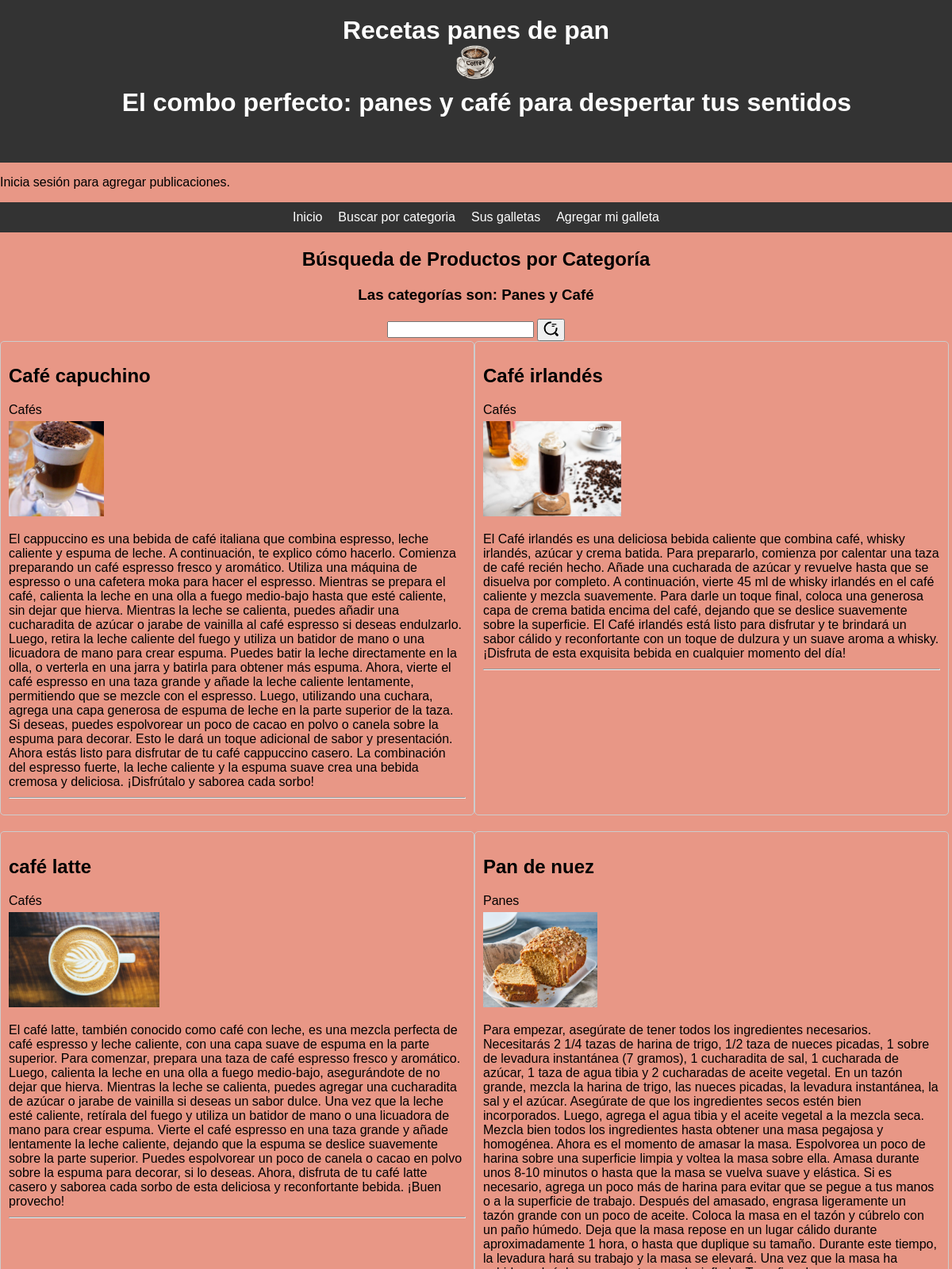
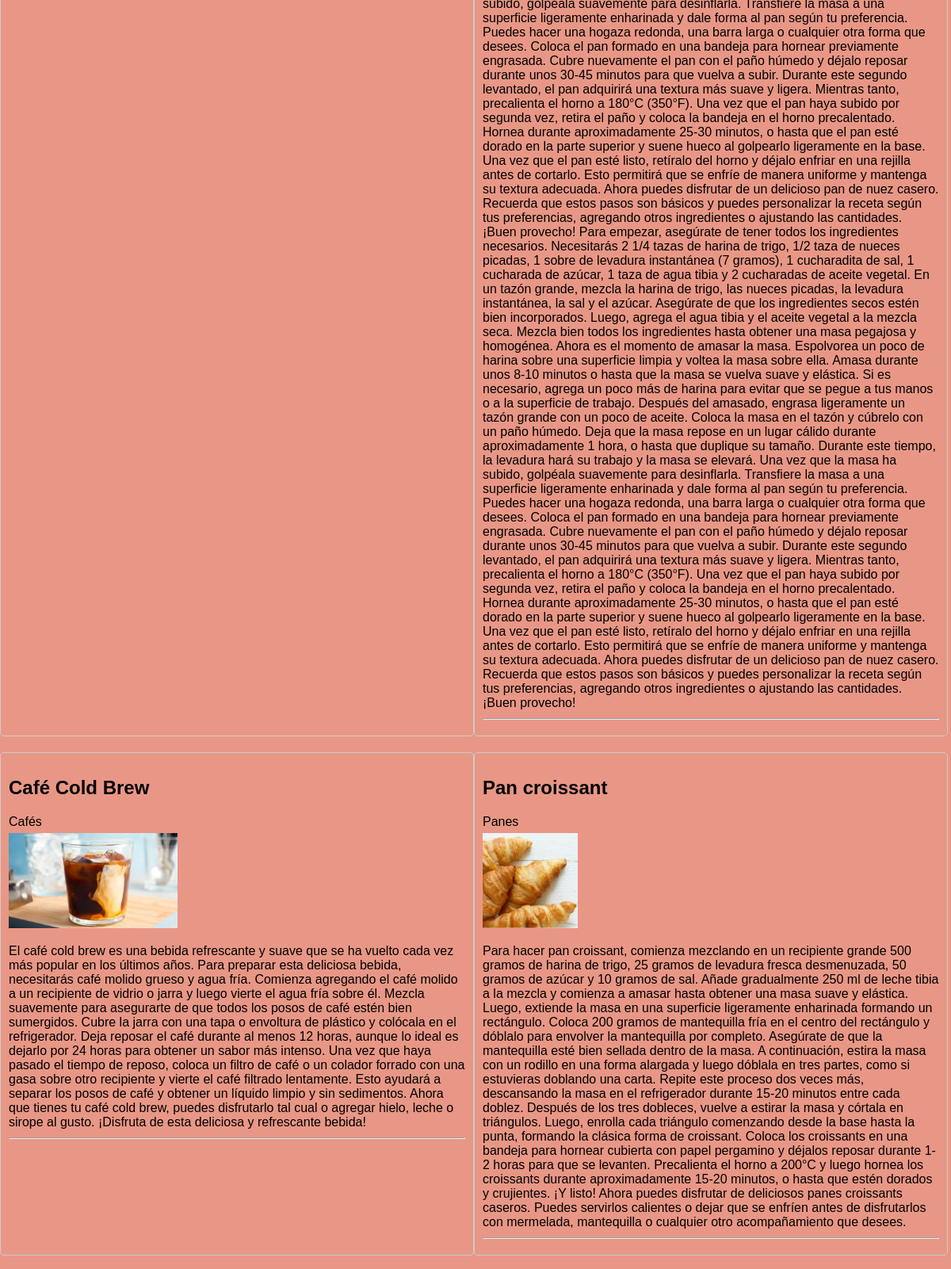
/buspan.php (upper part), run on the app's committed database (2 pictures, top to bottom).
### tables this page shows
CREATE TABLE `productos` (
  `idpu` int(255) NOT NULL,
  `id` int(255) NOT NULL,
  `nombre_usuario` longtext NOT NULL,
  `titulo` longtext NOT NULL,
  `categoria` longtext NOT NULL,
  `imagen` varchar(255) NOT NULL,
  `contenido` longtext NOT NULL
);

### buspan.php (the view, shortened to what this page needs)
<!DOCTYPE html>
<html>
<head>
    <link rel="stylesheet" type="text/css" href="styl.css">
</head>
<body>
<header>
<center><div id="logo-container">
<h1>Recetas panes de pan</h1><img src="cafe.gif" width="50" height="50" />
    <h1 id="slogan">&nbsp;&nbsp;&nbsp;El combo perfecto: panes y café para despertar tus sentidos</h1>
    <h1>&nbsp;&nbsp;&nbsp;&nbsp;&nbsp;&nbsp;&nbsp;&nbsp;</h1>
</div></center>
  </header>
    <?php if (isset($_SESSION['nombre_usuario'])) { ?>
        <?php $nombre_usuario = $_SESSION['nombre_usuario']; ?>
    <?php } else { ?>
        <div id="user-greeting">
            <p class="login-message">Inicia sesión para agregar publicaciones.</p>
        </div>
    <?php } ?>
<div id="container">
    <div class="menu">
        <div class="menu-item"><a href="principal2.php">Inicio</a></div>
        <div class="menu-item"><a href="buspan.php">Buscar por categoria</a></div>
        <div class="menu-item"><a href="galleta2.php">Sus galletas</a></div>
        <div class="menu-item"><a href="nueva.php">Agregar mi galleta</a></div>
    </div>
    <center><h2>Búsqueda de Productos por Categoría</h2></center>
    <center><h3>Las categorías son: Panes y Café</h3>
    <form method="post" action="buscarpan2.php" style="display: inline-block;">
    <div class="input-container">
        <input type="text" name="categoria" id="categoria" required>
        <button type="submit" style="vertical-align: middle;">
            </center>
    </div>
    <div class="post-container">
        <?php
        require_once 'conexion.php';
        $sql = "SELECT * FROM productos ";
        $result = $conn->query($sql);
        if ($result->num_rows > 0) {
            while ($row = $result->fetch_assoc()) {
                echo '<div class="post">';
                echo "<h2>" . $row['titulo'] . "</h2>";
                echo "<p>" . $row['categoria'] . "</p>";
                echo "<td><img src=" . $row["imagen"] . " height=" . "120px" . "width=" . "120px" . "/></td>";
                echo "<p>" . $row['contenido'] . "</p>";
                echo "<hr>";
                echo '</div>';
            }
        } else {
            echo "<p>No hay publicaciones para mostrar.</p>";
        }
        ?>
    </div>
</html>

### styl.css (style rules this page uses)
body { font-family: Arial, sans-serif; margin: 0; padding: 0; }
header { background-color: #333; color: #fff; padding: 10px; }
header h1 { margin: 0; }

### buspan.php (style rules this page uses)
body { font-family: Arial, sans-serif; margin: 0; padding: 0; background-color: #E89786; }
header { background-color: #333; color: #fff; padding: 20px; text-align: center; }
h1 { margin: 0; }
.menu { display: flex; justify-content: center; background-color: #333; color: #fff; padding: 10px; }
.menu-item { margin-right: 10px; }
.menu-item:last-child { margin-right: 0; }
.menu-item a { color: #fff; text-decoration: none; padding: 5px; }
.post-container { display: flex; flex-wrap: wrap; background:#E89786; }
.post { width: 48%; margin-bottom: 20px; padding: 10px; border: 1px solid #ccc; border-radius: 5px; }
.post p { margin-bottom: 5px; }
.post hr { margin-top: 10px; margin-bottom: 10px; }

### data on the page
productos: titulo "Café capuchino", categoria "Cafés", imagen (picture), contenido "El cappuccino es una bebida de café italiana que combina espresso, leche caliente y espuma de leche. A continuación, te explico cómo hacerlo. Comienza preparando un café espresso fresco y aromático. Utiliza una máquina de espresso o una cafetera moka para hacer el espresso. Mientras se prepara el café, calienta la leche en una olla a fuego medio-bajo hasta que esté caliente, sin dejar que hierva. Mientras la leche se calienta, puedes añadir una cucharadita de azúcar o jarabe de vainilla al café espresso si deseas endulzarlo. Luego, retira la leche caliente del fuego y utiliza un batidor de mano o una licuadora de mano para crear espuma. Puedes batir la leche directamente en la olla, o…"
productos: titulo "Café irlandés", categoria "Cafés", imagen (picture), contenido "El Café irlandés es una deliciosa bebida caliente que combina café, whisky irlandés, azúcar y crema batida. Para prepararlo, comienza por calentar una taza de café recién hecho. Añade una cucharada de azúcar y revuelve hasta que se disuelva por completo. A continuación, vierte 45 ml de whisky irlandés en el café caliente y mezcla suavemente. Para darle un toque final, coloca una generosa capa de crema batida encima del café, dejando que se deslice suavemente sobre la superficie. El Café irlandés está listo para disfrutar y te brindará un sabor cálido y reconfortante con un toque de dulzura y un suave aroma a whisky. ¡Disfruta de esta exquisita bebida en cualquier momento del día!"
productos: titulo "café latte", categoria "Cafés", imagen (picture), contenido "El café latte, también conocido como café con leche, es una mezcla perfecta de café espresso y leche caliente, con una capa suave de espuma en la parte superior. Para comenzar, prepara una taza de café espresso fresco y aromático. Luego, calienta la leche en una olla a fuego medio-bajo, asegurándote de no dejar que hierva. Mientras la leche se calienta, puedes agregar una cucharadita de azúcar o jarabe de vainilla si deseas un sabor dulce. Una vez que la leche esté caliente, retírala del fuego y utiliza un batidor de mano o una licuadora de mano para crear espuma. Vierte el café espresso en una taza grande y añade lentamente la leche caliente, dejando que la espuma se deslice suavemente…"
productos: titulo "Pan de nuez", categoria "Panes", imagen (picture), contenido "Para empezar, asegúrate de tener todos los ingredientes necesarios. Necesitarás 2 1/4 tazas de harina de trigo, 1/2 taza de nueces picadas, 1 sobre de levadura instantánea (7 gramos), 1 cucharadita de sal, 1 cucharada de azúcar, 1 taza de agua tibia y 2 cucharadas de aceite vegetal. En un tazón grande, mezcla la harina de trigo, las nueces picadas, la levadura instantánea, la sal y el azúcar. Asegúrate de que los ingredientes secos estén bien incorporados. Luego, agrega el agua tibia y el aceite vegetal a la mezcla seca. Mezcla bien todos los ingredientes hasta obtener una masa pegajosa y homogénea. Ahora es el momento de amasar la masa. Espolvorea un poco de harina sobre una superficie…"
productos: titulo "Café Cold Brew", categoria "Cafés", imagen (picture), contenido "El café cold brew es una bebida refrescante y suave que se ha vuelto cada vez más popular en los últimos años. Para preparar esta deliciosa bebida, necesitarás café molido grueso y agua fría. Comienza agregando el café molido a un recipiente de vidrio o jarra y luego vierte el agua fría sobre él. Mezcla suavemente para asegurarte de que todos los posos de café estén bien sumergidos. Cubre la jarra con una tapa o envoltura de plástico y colócala en el refrigerador. Deja reposar el café durante al menos 12 horas, aunque lo ideal es dejarlo por 24 horas para obtener un sabor más intenso. Una vez que haya pasado el tiempo de reposo, coloca un filtro de café o un colador forrado con una gasa…"
productos: titulo "Pan croissant", categoria "Panes", imagen (picture), contenido "Para hacer pan croissant, comienza mezclando en un recipiente grande 500 gramos de harina de trigo, 25 gramos de levadura fresca desmenuzada, 50 gramos de azúcar y 10 gramos de sal. Añade gradualmente 250 ml de leche tibia a la mezcla y comienza a amasar hasta obtener una masa suave y elástica. Luego, extiende la masa en una superficie ligeramente enharinada formando un rectángulo. Coloca 200 gramos de mantequilla fría en el centro del rectángulo y dóblalo para envolver la mantequilla por completo. Asegúrate de que la mantequilla esté bien sellada dentro de la masa. A continuación, estira la masa con un rodillo en una forma alargada y luego dóblala en tres partes, como si estuvieras…"
